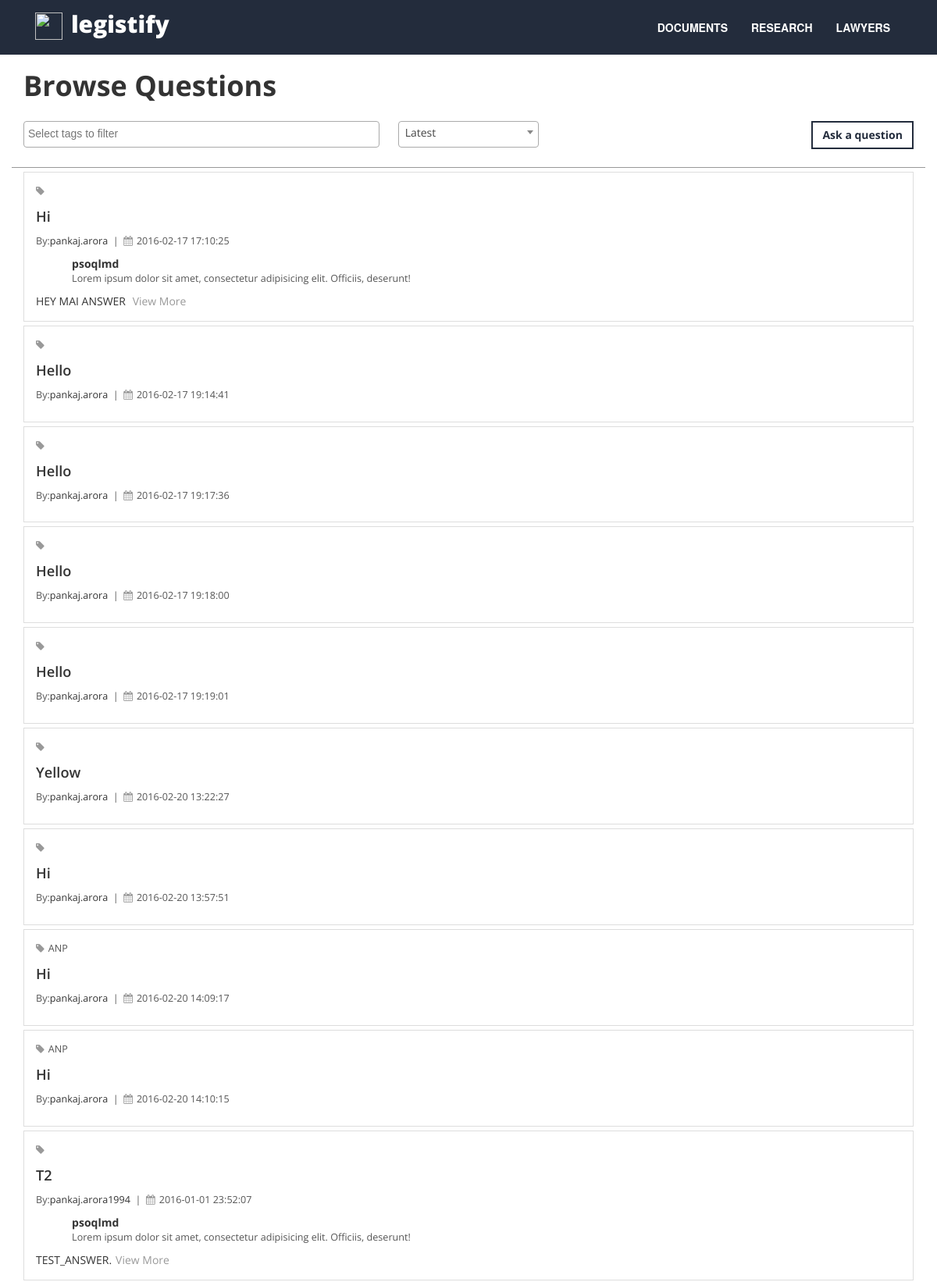
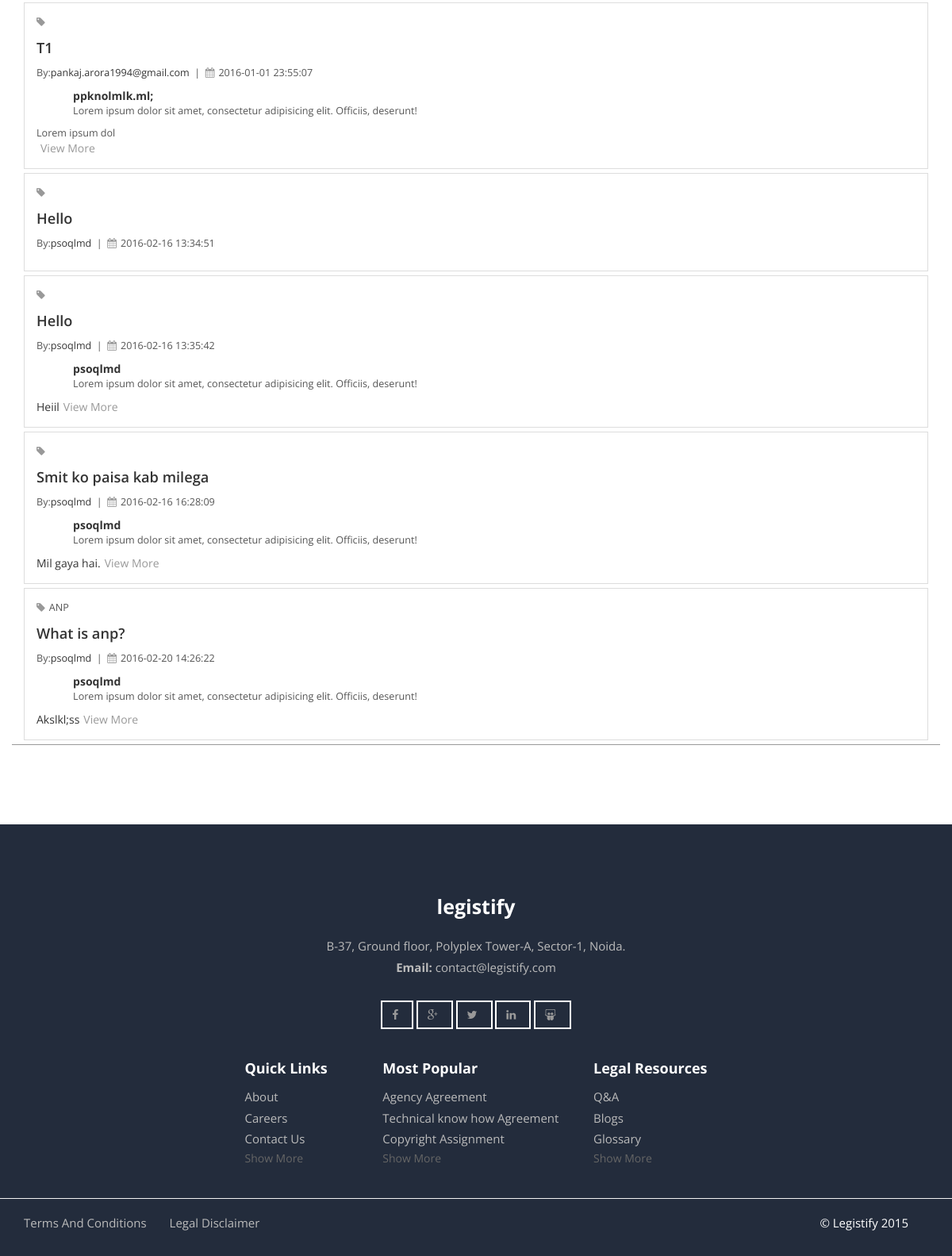
The page / on the database its author committed (2 pictures, top to bottom).
### tables this page shows
CREATE TABLE IF NOT EXISTS `questions` (
  `id` bigint(20) NOT NULL,
  `title` mediumtext NOT NULL,
  `description` mediumtext NOT NULL,
  `user_id` bigint(20) NOT NULL,
  `upvotes` bigint(20) NOT NULL DEFAULT '0',
  `datetime` datetime NOT NULL DEFAULT CURRENT_TIMESTAMP,
  `downvotes` bigint(20) NOT NULL
);

CREATE TABLE IF NOT EXISTS `users` (
  `id` bigint(20) NOT NULL,
  `username` varchar(255) NOT NULL,
  `fname` text NOT NULL,
  `lname` text NOT NULL,
  `email` varchar(255) NOT NULL,
  `password` text NOT NULL,
  `is_activated` tinyint(1) NOT NULL DEFAULT '0',
  `activation_key` varchar(64) NOT NULL,
  `reset_pass` varchar(64) DEFAULT NULL,
  `user_type` char(2) NOT NULL,
  `url` text NOT NULL,
  `first_time` tinyint(4) NOT NULL DEFAULT '1',
  `free_doc` tinyint(4) NOT NULL DEFAULT '1',
  `promo_code` varchar(20) DEFAULT NULL,
  `package_subscribed` int(10) NOT NULL,
  `package_docs` int(11) NOT NULL,
  `package_begindate` datetime NOT NULL,
  `package_enddate` datetime NOT NULL
);

CREATE TABLE IF NOT EXISTS `user_lawyer` (
  `id` bigint(20) NOT NULL,
  `username` varchar(255) NOT NULL,
  `acc_type` varchar(64) NOT NULL DEFAULT 'Advocate',
  `phone` varchar(11) NOT NULL,
  `age` int(11) NOT NULL,
  `sex` varchar(10) NOT NULL,
  `school` varchar(100) NOT NULL,
  `college` varchar(100) NOT NULL,
  `practice_areas` varchar(200) NOT NULL,
  `court` varchar(100) NOT NULL,
  `office_address` text NOT NULL,
  `work_exp` text NOT NULL,
  `achievements` text NOT NULL,
  `summary` text NOT NULL,
  `associations` text NOT NULL,
  `council_id` varchar(12) NOT NULL,
  `publication` text NOT NULL,
  `date` date NOT NULL,
  `office_number` int(15) NOT NULL,
  `personal_num` int(15) NOT NULL,
  `website` varchar(255) NOT NULL DEFAULT 'No website to show',
  `google_link` varchar(255) NOT NULL,
  `linkedin_link` varchar(255) NOT NULL,
  `twitter_link` varchar(255) NOT NULL,
  `consultation_fees` int(64) NOT NULL,
  `review_fees` int(64) NOT NULL,
  `preference` text NOT NULL,
  `pic_link` varchar(255) NOT NULL DEFAULT 'img/def_pic.png',
  `practice_city` varchar(100) NOT NULL,
  `practice_state` varchar(100) NOT NULL
);

CREATE TABLE IF NOT EXISTS `topics` (
  `id` int(11) NOT NULL,
  `name` varchar(40) NOT NULL,
  `tag` varchar(32) NOT NULL
);

CREATE TABLE IF NOT EXISTS `answers` (
  `id` bigint(20) NOT NULL,
  `answer` mediumtext NOT NULL,
  `question_id` bigint(20) NOT NULL,
  `user_id` bigint(20) NOT NULL,
  `upvotes` int(11) NOT NULL DEFAULT '0',
  `datetime` datetime NOT NULL DEFAULT CURRENT_TIMESTAMP,
  `downvotes` int(11) NOT NULL
);

### application/controllers/Forum.php (called while the page is built, shortened)
<?php
class Forum extends CI_Controller
{
	public function __construct()
	{
		$this->load->library('email');
		$this->load->library('session');
		$this->load->model('forum_model');
	}
	public function index()
	{
		$data['questions'] = $this->forum_model->fetch_ques();
		foreach ($data['questions'] as &$question)
		{
			$question->answer = $this->forum_model->fetch_best_ans($question->id);
			$question->tags = $this->forum_model->get_tags($question->id);
		}
		$this->load->view('qna',$data);
	}
}

### index.php (called while the page is built, shortened)
<?php
require_once BASEPATH.'core/CodeIgniter.php';

### application/models/forum_model.php (called while the page is built, shortened)
<?php
class Forum_model extends CI_Model
{
	public function fetch_ques()
	{
		$data = explode( ',' ,$this->input->post('tag'));
		if(sizeof($data)==1 && $data[0]=='')
		{
			$query_str = "SELECT questions.id, questions.title,questions.description, questions.upvotes,questions.downvotes,questions.datetime,users.username FROM `questions` JOIN `users` ON questions.user_id=users.id";
		}
		$query = $this->db->query($query_str);
		return $query->result();
	}
     public function get_tags($ques_id)
 	{
 		$query_str = "SELECT topics.name FROM `topics` JOIN `tag_rel_questions` ON topics.tag=tag_rel_questions.topic_tag WHERE question_id='$ques_id'";
		$query = $this->db->query($query_str);
		return $query->result();
 	}
	public function fetch_best_ans($ques_id)
	{
		$query_str = "SELECT answers.id,answers.answer,answers.datetime,answers.upvotes,answers.downvotes,user_lawyer.username,user_lawyer.pic_link FROM `answers` JOIN `user_lawyer` ON answers.user_id=user_lawyer.id WHERE
		answers.question_id='$ques_id' ORDER BY answers.upvotes DESC LIMIT 1";
		$query =$this->db->query($query_str);
		return $query->result();
	}
}

### application/views/qna.php (the view, shortened to what this page needs)
<!DOCTYPE html>
<html>
<head>
<link href="<?php echo base_url(); ?>assets/css/bootstrap.min.css" rel="stylesheet">
<link rel="stylesheet" href="<?php echo base_url(); ?>assets/css/font-awesome.min.css">
<link href="http://cdnjs.cloudflare.com/ajax/libs/select2/4.0.1/css/select2.min.css" rel="stylesheet" />
<link rel="stylesheet" type="text/css" href="<?php echo base_url(); ?>assets/css/style.css"></link>
<link rel="stylesheet" type="text/css" href="<?php echo base_url(); ?>assets/css/newStyle.css"></link>
</head>
<body>
<header >
    <nav class="navbar navbar-custom  " role="navigation" >
        <div class="container ">
            <div class="navbar-header">
                <a class="navbar-brand page-scroll" href="Legal/index">
					<a class="light" href="#"><img src="assets/img/logo.png" height=35 width=35></a>&nbsp;&nbsp;
                    <a class="light" href="#" style="color:white;">legistify</a>
                </a>
            </div>
            <div class="collapse navbar-collapse navbar-right navbar-main-collapse">
                <ul class="nav navbar-nav">
                    <li>
                        <a class="page-scroll" href="docs">DOCUMENTS</a>
                    </li>
                    <li>
                        <a class="page-scroll"  href="#myModal" data-toggle="modal" data-target="#myModal">RESEARCH</a>
                    </li>
                    <li>
                        <a class="page-scroll" href="lawyerDir">LAWYERS</a>
                    </li>
                </ul>
            </div>
        </div>
    </nav>
</header>
<div class="content container">
	<div class="row">
		<div class="col-md-12">
			<div class="filter_cont">
				<div class="fil_head">
					<h1 style="float:left;margin-top:20px;">Browse Questions</h1>
				</div>
                <form class="filter_form">
    				<div class="fil_select">
                        <div class="btn btn-dark ask_que" data-toggle="modal" data-target="#ask_ques">Ask a question</div>
    				</div>
                </form>
			</div>
		</div>
		<div class="col-md-12 rsh_results_cont">
            <?php
            foreach ($questions as $row):?>
			<div class="rsh_result">
				<div class="rsh_result_head">
					<div class="result_tags small_light">
						<i class="fa fa-tag"></i><?php if(!empty($row->tags)) :echo $row->tags[0]->name;endif;?><?php for($i=1;$i<sizeof($row->tags);$i++): echo ','.$row->tags[$i]->name;endfor;?>
					</div>
					<a href='./forum/answer/<?php echo $row->id?>' style="text-decorations:none; color:inherit;"><div class="result_ques">
                        <?php echo $row->title;?>
					</div></a>
					<div class="result_info_strip small_light" >
						By:<span style="color:#333;"><?php echo $row->username?> </span> &nbsp;|&nbsp; <i class="fa fa-calendar"></i><?php echo $row->datetime?> &nbsp;
					</div>
				</div>
                    <?php if(!empty($row->answer)):?>
				<div class="rsh_result_body">
					<div class="credibility_facts">
						<div class="cf_img">
						</div>
						<div class="cf_facts">
							<div class="cf_facts_name"><?php echo $row->answer[0]->username?></div>
							<div class="cf_facts_descr small_light ellipsis">Lorem ipsum dolor sit amet, consectetur adipisicing elit. Officiis, deserunt!</div>
						</div>
					</div>
					<div class="result_ans">
						<?php echo substr($row->answer[0]->answer,0,150); ?><span class="view_more">View More</span>
					</div>
				</div>
                <?php endif;?>
			</div>
        <?php endforeach; ?>
		</div>
	</div>
</div>
<footer >
    <div class="myfooter">
    <div class="footer-section container content-section text-left" >
        <div class="footer_align row" style="padding-left:0px;margin-top:-50px">
            <div class="footer_content" >
                <h2 style="margin-bottom:0px">legistify</h2>
                <ul style="list-style-type:none; text-decoration: none;display:inline">
                    <li> B-37, Ground floor, Polyplex Tower-A, Sector-1, Noida.</li>
                    <li><b>Email:</b> contact@legistify.com</li>
                    <li><br/></li>
                </ul>
                <button onclick="window.open('https://www.facebook.com/legistify/')" class="btn btn-social azm-facebook" ><i class="fa fa-facebook"></i></button>
                <button onclick="window.open('https://plus.google.com/+getlegalIn/posts')" class="btn btn-social azm-google-plus"><i class="fa fa-google-plus"></i></button>
                <button onclick="window.open('https://twitter.com/legistify')" class="btn btn-social azm-twitter"><i class="fa fa-twitter"></i></button>
                <button onclick="window.open('https://www.linkedin.com/company/get-legal')" class="btn btn-social azm-linkedin"><i class="fa fa-linkedin"></i></button>
                <button onclick="window.open('http://www.slideshare.net/getlegalindia')" class="btn btn-social azm-slideshare"><i class="fa fa-slideshare"></i></button>
            </div>
            <div style="display:block;clear:both;">
                <div class="footer_link_cont">
                    <h4>Quick Links</h4>
                    <div class="links_collapse">
                        <ul>
                            <li><a href="about">About</a></li>
                            <li><a href="careers">Careers</a></li>
                            <li><a href="contact">Contact Us</a></li>
                        </ul>
                    </div>
                    <div class="show_foot_links">Show More</div>
                </div>
                <div class="footer_link_cont">
                    <h4>Most Popular</h4>
                    <div class="links_collapse">
                      <ul>
                        <li><a href="docs/overview/exclusive-agency">Agency Agreement</a></li>
                        <li><a href="docs/overview/technical-know">Technical know how Agreement</a></li>
                        <li><a href="docs/overview/assignment-copyright">Copyright Assignment</a></li>
                      </ul>
                    </div>
                    <div class="show_foot_links">Show More</div>
                 </div>
                <div class="footer_link_cont">
                    <h4>Legal Resources</h4>
                    <div class="links_collapse">
                      <ul>
                        <li><a data-toggle="modal" data-target="#myModal" style="cursor:pointer">Q&A</a></li>
                        <li><a data-toggle="modal" data-target="#myModal" style="cursor:pointer">Blogs</a></li>
                        <li><a href="glossary" style="cursor:pointer">Glossary</a></li>
                      </ul>
                    </div>
					<div class="show_foot_links">Show More</div>
                </div>
            </div>
        </div>
    </div>
    <HR WIDTH="100%" style="border-color:#F2F2F2" >
    <div class="footer-section container text-left" >
        <div style="margin-bottom: 15px;font-size:15px">
            <div class="inline_mar-right">
                <a href="terms">Terms And Conditions</a>
            </div>
            <div class="inline_mar-right">
                <a href="disclaimer">Legal Disclaimer</a>
            </div>
			<div class="inline_mar-right" style="float:right">© Legistify 2015</div>
        </div>
    </div>
    </div>
</footer>
</body>
</html>

### assets/css/style.css (style rules this page uses)
* { font-family:'Open sans',sans-serif; }
body,html { width: 100%; height: 100%; overflow-x: hidden; }
body { webkit-tap-highlight-color: rgba(255,255,255,.2); }
h1, h2, h3, h4, h5, h6 { margin: 0 0 15px; font-weight: 700; }
a { color: #818080; -webkit-transition: all .2s ease-in-out; -moz-transition: all .2s ease-in-out; transition: all .2s ease-in-out; font-weight: normal; text-decoration: none !important; }
.light { font-weight: 1000; font-size: 30px; }
.btn-dark { border: .165em solid #232C3C; color: #232C3C; background-color: transparent; }
.btn { border-radius: 0; font-family: 'Open Sans'; font-weight: bold; -webkit-transition: all .3s ease-in-out; -moz-transition: all .3s ease-in-out; transition: all .3s ease-in-out; }
.btn-social { border: .165em solid #fff; color: #fff; background-color: transparent; }
.content-section { padding-top: 70px; background-color: #fff; color:#818080; }
.navbar-custom { margin-bottom: 0; border-radius: 0px; border-width: 0px; padding-top: 10px; padding-bottom: 10px; position: relative; font-family: 'Open Sans'; background-color: #232C3C; color: #fff; }
.navbar-custom .navbar-brand { font-weight: 700; color: #fff; }
.navbar-custom a { color: #000; }
.navbar-custom .nav li a { font-size: 14px; font-weight: bold; color: #fff; font-family: Montserrat,"Helvetica Neue",Helvetica,Arial,sans-serif; -webkit-transition: background .3s ease-in-out; -moz-transition: background .3s ease-in-out; transition: background .3s ease-in-out; }
footer { padding-top: 100px; }
footer h2 { font-size: 25px; }
footer li { color: #BBBBBB; }
footer a { color: #BBBBBB; margin-top:0; padding: 0; display: inline; }
.myfooter { width: 100%; background-color: #232C3C; padding-top: 50px; }
.myfooter ul { font-size: 18px; }
.myfooter ul li { font-size: 15px; margin-bottom: 5px; }
.footer-section { color: #fff; background-color: #232C3C !important; -webkit-background-size: cover; -moz-background-size: cover; background-size: cover; -o-background-size: cover; }
.inline_mar-right { display: inline-block; margin: 0 25px 15px 0; }
.footer_content { margin:20px; }
.footer_link_cont { display:inline-block; vertical-align: top; margin:20px; text-align: left; }
.links_collapse { max-height: 78px; overflow: hidden; transition: all 0.5s ease-out; }
.links_collapse>ul { list-style-type:none; text-decoration: none; display:inline; padding: 0; }
.show_foot_links { color:#666; cursor:pointer; }
@media screen and (min-width: 750px) { .footer_align { text-align: center; } }

### assets/css/newStyle.css (style rules this page uses)
.small_light { color: #555; font-size: 0.9em; }
i { margin-right: 5px; font-size: 1.3em; color: #999; }
.ellipsis { overflow: hidden; text-overflow: ellipsis; white-space: nowrap; }
.rsh_results_cont { clear:both; border-top: 1px solid #999; border-bottom: 1px solid #999; }
.rsh_result { border: 1px solid #ddd; margin: 5px 0; padding: 15px; }
.rsh_result_head { margin-bottom: 10px; }
.result_ques { font-size: 1.3em; font-weight: 600; margin: 10px 0; }
.credibility_facts { position: relative; margin-bottom:10px; }
.credibility_facts>.cf_img { float: left; min-width: 25px; width: 5%; max-width: 35px; height: 40px; overflow: hidden; margin-right:1%; text-align: center; }
.credibility_facts>.cf_facts { overflow: hidden; }
.credibility_facts>.cf_facts>.cf_facts_name { font-weight:bold; }

### application/views/qna.php (style rules this page uses)
.view_more { color: #999;margin:0 5px; cursor: pointer; }
.ask_que { float:right;margin:10px 0; }
.fil_select { clear: both; margin: 15px 0; }

### rows shown on the page
questions: title "Hi", user.username "pankaj.arora", datetime "2016-02-17 17:10:25", answer "HEY MAI ANSWER"
user_lawyer: username "psoqlmd"
questions: title "Hello", user.username "pankaj.arora", datetime "2016-02-17 19:14:41"
questions: title "Hello", user.username "pankaj.arora", datetime "2016-02-17 19:17:36"
questions: title "Hello", user.username "pankaj.arora", datetime "2016-02-17 19:18:00"
questions: title "Hello", user.username "pankaj.arora", datetime "2016-02-17 19:19:01"
questions: title "Yellow", user.username "pankaj.arora", datetime "2016-02-20 13:22:27"
questions: title "Hi", user.username "pankaj.arora", datetime "2016-02-20 13:57:51"
questions: title "Hi", user.username "pankaj.arora", datetime "2016-02-20 14:09:17"
topics: name "ANP"
questions: title "Hi", user.username "pankaj.arora", datetime "2016-02-20 14:10:15"
questions: title "T2", user.username "pankaj.arora1994", datetime "2016-01-01 23:52:07"
answers: answer "TEST_ANSWER."
questions: title "T1", user.username "pankaj.arora1994@gmail.com", datetime "2016-01-01 23:55:07", answer "Lorem ipsum dol"
user_lawyer: username "ppknolmlk.ml;"
questions: title "Hello", user.username "psoqlmd", datetime "2016-02-16 13:34:51"
questions: title "Hello", user.username "psoqlmd", datetime "2016-02-16 13:35:42"
answers: answer "Heiil"
questions: title "Smit ko paisa kab milega", user.username "psoqlmd", datetime "2016-02-16 16:28:09"
answers: answer "Mil gaya hai."
questions: title "What is anp?", user.username "psoqlmd", datetime "2016-02-20 14:26:22"
answers: answer "Akslkl;ss"
